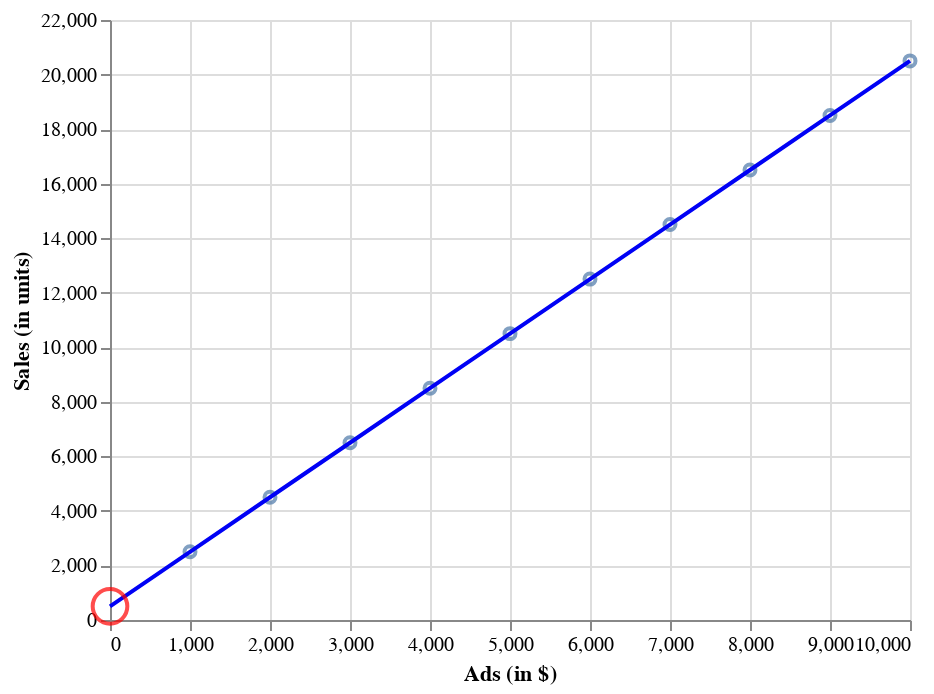

The notebook cell saved with this chart:
### Code cell
chart_new = alt.Chart(df).mark_point().encode(
   x=alt.X('ads', axis=alt.Axis(title='Ads (in $)')),
   y=alt.Y('sales', axis=alt.Axis(title="Sales (in units)"))
)

line_new = alt.Chart(df).mark_line().encode(
         alt.X('ads', axis=alt.Axis(title='Ads (in $)')),
         alt.Y('sales_prediction', axis=alt.Axis(title="Sales (in units)")),
         color=alt.value("#0001F5"))

callout_new = alt.Chart(df.loc[10:'sales_prediction']).mark_point(
    color='red', 
    size=300, 
    tooltip="Ads = 0, Sales prediction = 500"
).encode(
    x='ads',
    y='sales_prediction'
)

chart_new + line_new + callout_new

### Figure 1 — Vega-Lite specification as saved in the notebook (floating-point values rounded to 4 significant figures)
{"config": {"view": {"continuousWidth": 400, "continuousHeight": 300}}, "layer": [{"mark": "point", "encoding": {"x": {"axis": {"title": "Ads (in $)"}, "field": "ads", "type": "quantitative"}, "y": {"axis": {"title": "Sales (in units)"}, "field": "sales", "type": "quantitative"}}}, {"mark": "line", "encoding": {"color": {"value": "#0001F5"}, "x": {"axis": {"title": "Ads (in $)"}, "field": "ads", "type": "quantitative"}, "y": {"axis": {"title": "Sales (in units)"}, "field": "sales_prediction", "type": "quantitative"}}}, {"data": {"name": "data-ef9085ebfb2565af8f84f4d7349c39ff"}, "mark": {"type": "point", "color": "red", "size": 300, "tooltip": "Ads = 0, Sales prediction = 500"}, "encoding": {"x": {"field": "ads", "type": "quantitative"}, "y": {"field": "sales_prediction", "type": "quantitative"}}}], "data": {"name": "data-3e6c58d43ec8e22916f0034dd68cf301"}, "$schema": "https://vega.github.io/schema/vega-lite/v4.17.0.json", "datasets": {"data-3e6c58d43ec8e22916f0034dd68cf301": [{"sales": 2500, "ads": 1000, "sales_prediction": 2500}, {"sales": 4500, "ads": 2000, "sales_prediction": 4500}, {"sales": 6500, "ads": 3000, "sales_prediction": 6500}, {"sales": 8500, "ads": 4000, "sales_prediction": 8500}, {"sales": 10500, "ads": 5000, "sales_prediction": 10500}, {"sales": 12500, "ads": 6000, "sales_prediction": 12500}, {"sales": 14500, "ads": 7000, "sales_prediction": 14500}, {"sales": 16500, "ads": 8000, "sales_prediction": 16500}, {"sales": 18500, "ads": 9000, "sales_prediction": 18500}, {"sales": 20500, "ads": 10000, "sales_prediction": 20500}, {"sales": null, "ads": 0, "sales_prediction": 500}], "data-ef9085ebfb2565af8f84f4d7349c39ff": [{"sales": null, "ads": 0, "sales_prediction": 500}]}}
